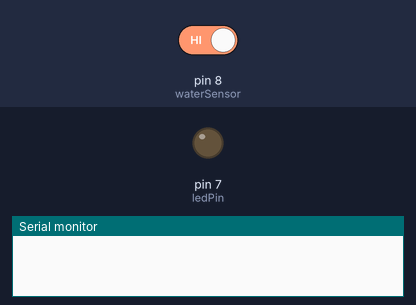
Recording of a sketch running on a simulated Arduino Uno, built with avr-gcc and run on an emulated ATmega328P. On the bench: output pins drawn as LEDs (lit = HIGH), the last lines printed to the serial monitor. The inputs (shaded band) are chosen by the test bench; at power-on: pin 8 (waterSensor) HIGH.

Above: at 1.2 s.
1.3 s: pin 8 (waterSensor) driven LOW
At 2.2 s:
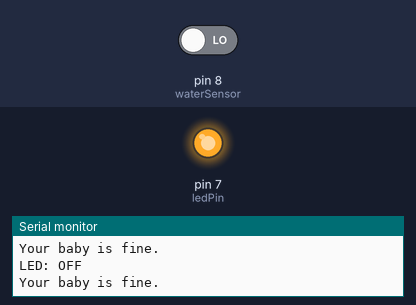
Timing chart, 0 to 4.3 s (numbered marks = the images above; inputs shaded):
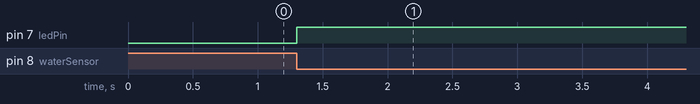

The sketch:

PracticeTest.ino
```cpp
int ledPin = 7;
int state = 0;
int waterSensor = 8;

void setup()
{
 pinMode(ledPin, OUTPUT);
 digitalWrite(ledPin, LOW);
 Serial.begin(38400); // Default communication rate of the Bluetooth module
}
void loop()
{
 if(Serial.available() > 0){ // Checks whether data is comming from the serial port
 state = Serial.read(); // Reads the data from the serial port
 }

 if (digitalRead(waterSensor) == LOW)
 {
 digitalWrite(ledPin, HIGH);
 Serial.println("Your baby is fine.");// Turn LED OFF
 Serial.println("LED: OFF"); // Send back, to the phone, the String "LED: ON"
 state = 0;
 }

 else if (digitalRead(waterSensor) == LOW)
 {
 digitalWrite(ledPin, LOW);
 Serial.println("Save your baby!!");
 Serial.println("LED: ON");
 state = 1;
 }
}
```

Measured:
- after the input at 1.3 s, pin 7 (ledPin): LOW → HIGH at once
